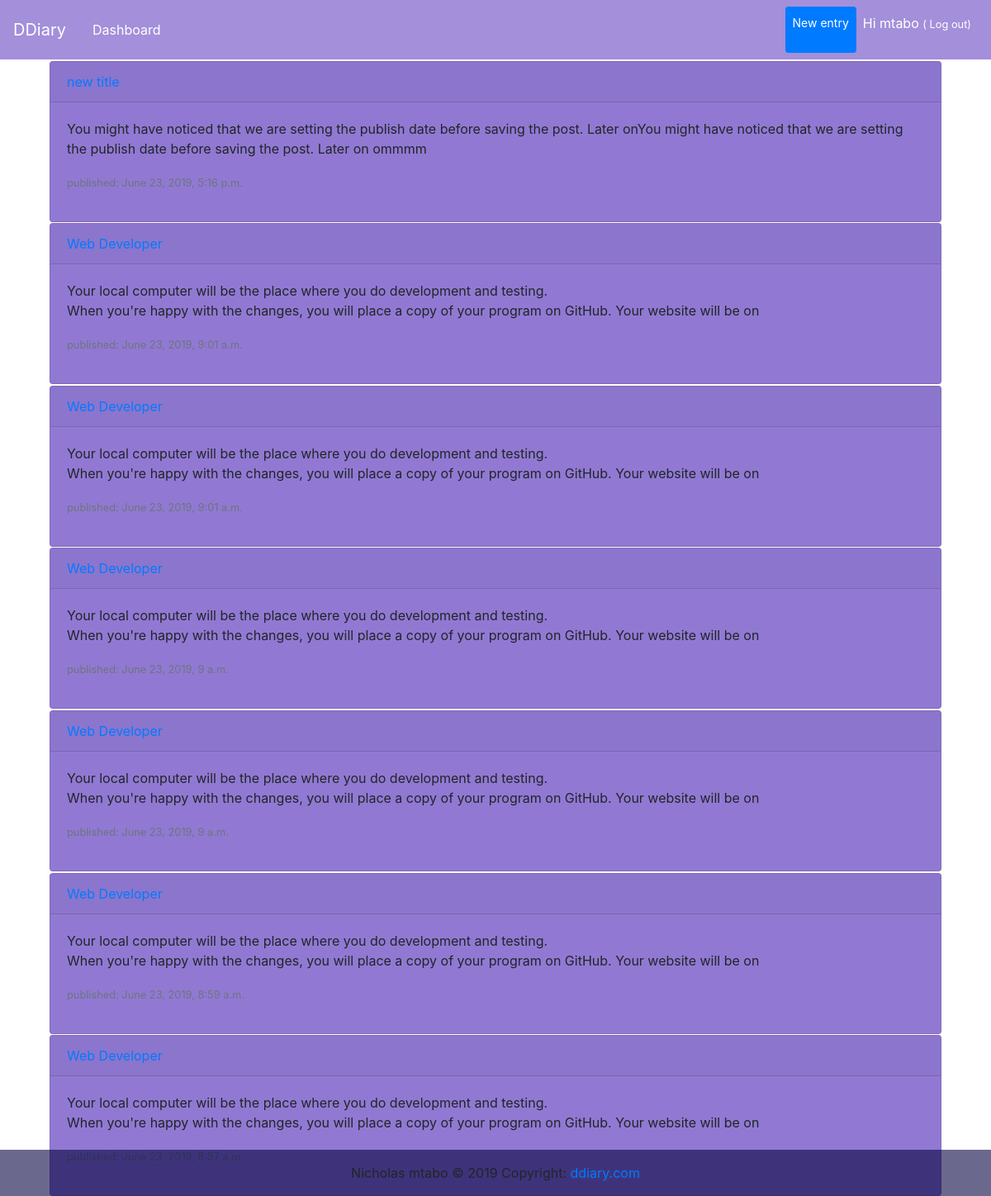
Page / (signed in) on the earlier database version.
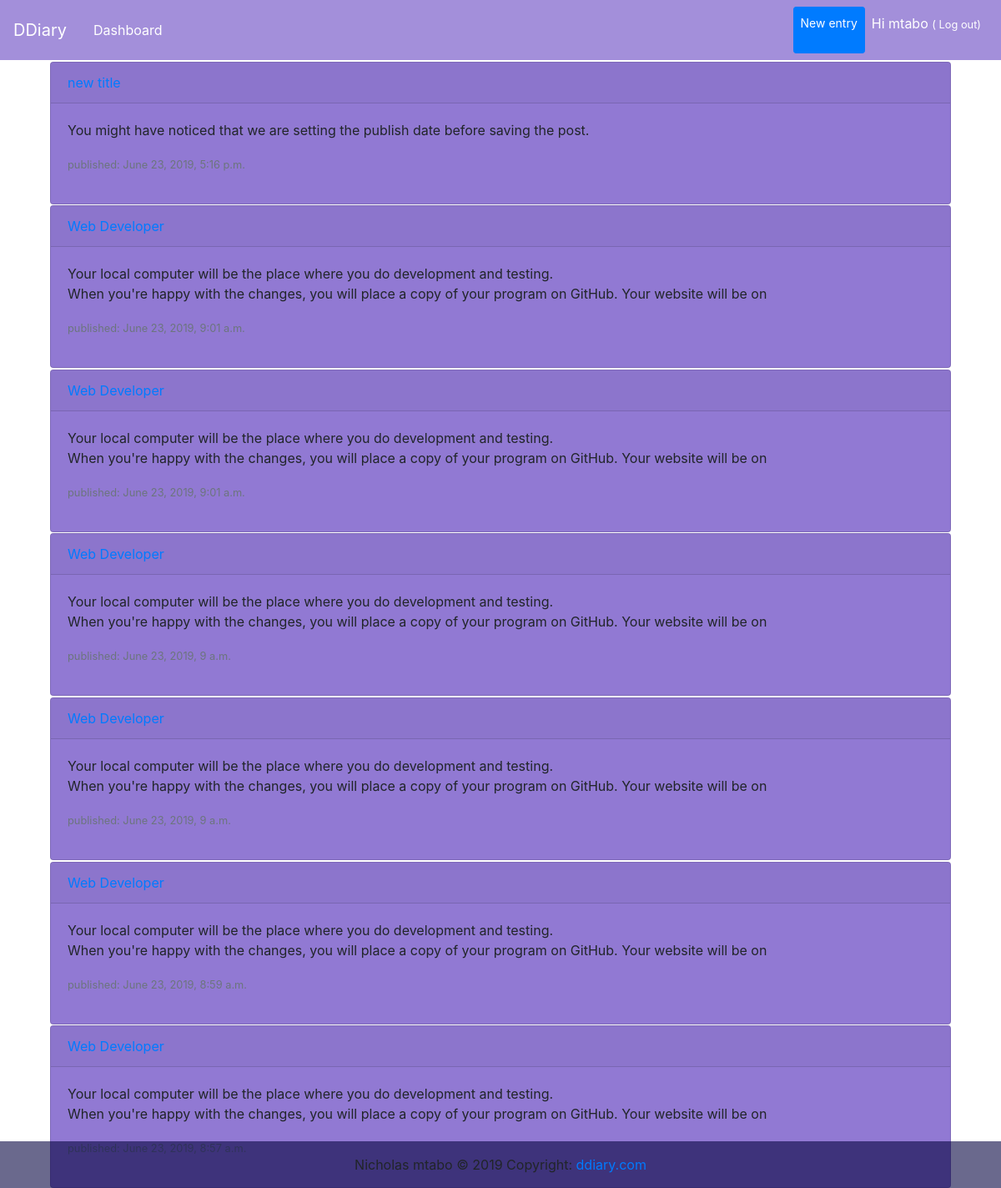
Same page on the later database version.
### entries/models.py (models this page shows, shortened)
class Entry(models.Model):
  author = models.ForeignKey(settings.AUTH_USER_MODEL, on_delete=models.CASCADE)
  title = models.CharField(max_length=200)
  text = models.TextField(max_length=700)
  created_date = models.DateTimeField(default=timezone.now)

### entries/views.py (the view)
# urls.py: path('', views.entry_list, name='entry_list'),
def entry_list(request):
  entries = Entry.objects.filter(author=request.user.id).order_by('-created_date') #filter(author=request.user.title)
  return render(request, 'entries/entry_list.html', {'entries': entries})

### entries/templates/entries/entry_list.html (shortened to what this page needs)
{% extends 'entries/base.html' %}
{% block content %}
{% if user.is_authenticated %}
  {% if entries %}
  {% for entry in entries %}
		<div class="card" style="margin-top: .1em; background-color: rgba(72, 32, 182, 0.6);">
			<div class="card-header">
				<span>
					<a href="{% url 'entry_detail' pk=entry.pk %}">{{ entry.title }}</a>
				</span>
			</div>
			<div class="card-body">
				<p>{{ entry.text | linebreaksbr }}</p>
		  	<p class="date"><small class="text-muted">
		    published: {{ entry.created_date }}
		    </small>
		  </p>
		</div>
		</div>
		{% endfor %}
		{% endif %}
		{% else %}
		<div class="jumbotron jumbotron" style="margin-top: 2em; position: relative; background-color:transparent !important;">
			<h2 class="my-4" >keep a private life</h2>
			<h3 class="lead">register to start</h3>
			<a href="{% url 'signup' %}" class="btn btn-primary btn-lg" role="button">register</a>
		</div>
{% endif %}
{% endblock%}

Differences in the rows shown:
changed Entry "new title": text "…before saving the post. Later onYou might have noticed that we are setting the publish date before saving the post. Later on ommmm" → "You might have noticed that we are setting the publish date before saving the post."
